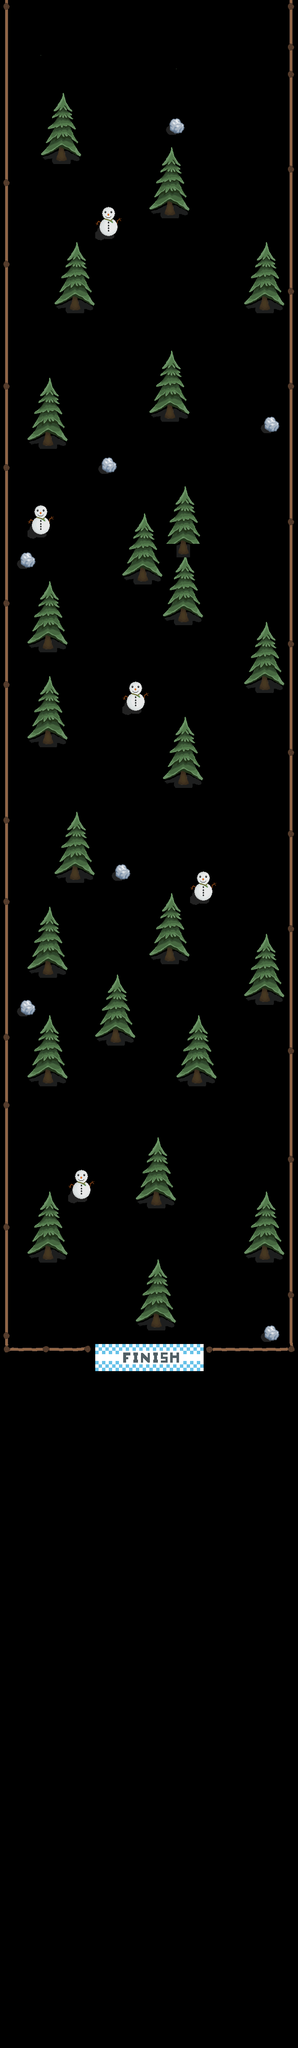

The image is a tile-based game level rendered from a .tmx file. Its description and source (layers, tilesets, objects; grid data summarised) follow:
An orthogonal 22x151 tile map with 32x32 px tiles, 2 tile layers (Main2, Main), 3 tilesets and 42 objects.

<map version="1.0" tiledversion="1.1.5" orientation="orthogonal" renderorder="right-down" width="22" height="151" tilewidth="32" tileheight="32" infinite="0" nextobjectid="141">
 <tileset firstgid="1" name="SnowTileSet" tilewidth="32" tileheight="32" tilecount="36" columns="6">
  <image source="../Sprites/TileSet.png" width="193" height="193" />
 </tileset>
 <tileset firstgid="37" name="Fence" tilewidth="32" tileheight="32" tilecount="9" columns="3">
  <image source="../Sprites/Fence.png" width="96" height="96" />
 </tileset>
 <tileset firstgid="46" name="Finish Line" tilewidth="32" tileheight="32" tilecount="16" columns="8">
  <image source="../Sprites/Finish Line.png" width="264" height="64" />
 </tileset>
 <layer name="Main2" width="22" height="151">
  <data>[3322 cells, 212 non-empty, 8 distinct tile ids]</data>
 </layer>
 <objectgroup name="Spawn">
  <object id="127" x="349" y="21.3333" width="34.3333" height="47.3333" />
 </objectgroup>
 <layer name="Main" width="22" height="151" offsetx="1" offsety="3">
  <data>[3322 cells, 525 non-empty, 50 distinct tile ids]</data>
 </layer>
 <objectgroup name="Collision" offsetx="4.66667" offsety="2">
  <object id="92" x="131.333" y="327" width="20" height="51" />
  <object id="93" x="384.333" y="461" width="24" height="46" />
  <object id="94" x="398.333" y="276" width="26" height="33" />
  <object id="95" x="157.333" y="685" width="27" height="49" />
  <object id="96" x="100.333" y="1007" width="17" height="42" />
  <object id="97" x="236.333" y="1075" width="32" height="35" />
  <object id="98" x="420.333" y="1261" width="19" height="43" />
  <object id="99" x="317.333" y="1322" width="27" height="48" />
  <object id="100" x="413.333" y="1419" width="29" height="45" />
  <object id="101" x="98.3333" y="1481" width="21" height="46" />
  <object id="102" x="94.3333" y="1711" width="28" height="41" />
  <object id="103" x="418.333" y="1809" width="21" height="41" />
  <object id="104" x="268.333" y="2036" width="32" height="38" />
  <object id="105" x="161.333" y="2031" width="21" height="43" />
  <object id="106" x="388.333" y="2228" width="19" height="37" />
  <object id="107" x="99.3333" y="2261" width="18" height="38" />
  <object id="108" x="255.333" y="2417" width="27" height="44" />
  <object id="109" x="98.3333" y="2511" width="20" height="43" />
  <object id="110" x="449.333" y="2511" width="21" height="42" />
  <object id="111" x="353.333" y="2803" width="23" height="37" />
  <object id="112" x="96.3333" y="2925" width="26" height="44" />
  <object id="113" x="352.333" y="3086" width="24" height="41" />
  <object id="119" x="-0.66667" y="-2" width="20" height="3184" />
  <object id="120" x="675.333" y="2" width="28" height="3196" />
  <object id="121" x="620.667" y="3126.67" width="32.3333" height="32.6667" />
  <object id="122" x="613.333" y="2930" width="17.3333" height="36.6667" />
  <object id="123" x="611.333" y="2326" width="20.6667" height="38" />
  <object id="124" x="612.667" y="1590.67" width="18" height="34" />
  <object id="125" x="622.667" y="982" width="41.3333" height="40" />
  <object id="126" x="388" y="953.333" width="20.6667" height="32" />
  <object id="129" x="608.667" y="694" width="24" height="34.6667" />
  <object id="134" x="19.3333" y="3171" width="190" height="24" />
  <object id="135" x="482.333" y="3170" width="191" height="26" />
  <object id="137" x="41.3333" y="2356" width="36" height="37" />
  <object id="138" x="42.3333" y="1302" width="34" height="36" />
 </objectgroup>
 <objectgroup name="SnowmanCollision">
  <object id="114" x="171" y="2762" width="41" height="62" />
  <object id="115" x="466" y="2058" width="33" height="64" />
  <object id="116" x="305" y="1606" width="31" height="71" />
  <object id="117" x="78" y="1196" width="35" height="64" />
  <object id="118" x="239" y="489" width="34" height="65" />
 </objectgroup>
 <objectgroup name="Coin" />
 <objectgroup name="Finish">
  <object id="136" x="225" y="3168" width="254" height="30" />
 </objectgroup>
</map>
